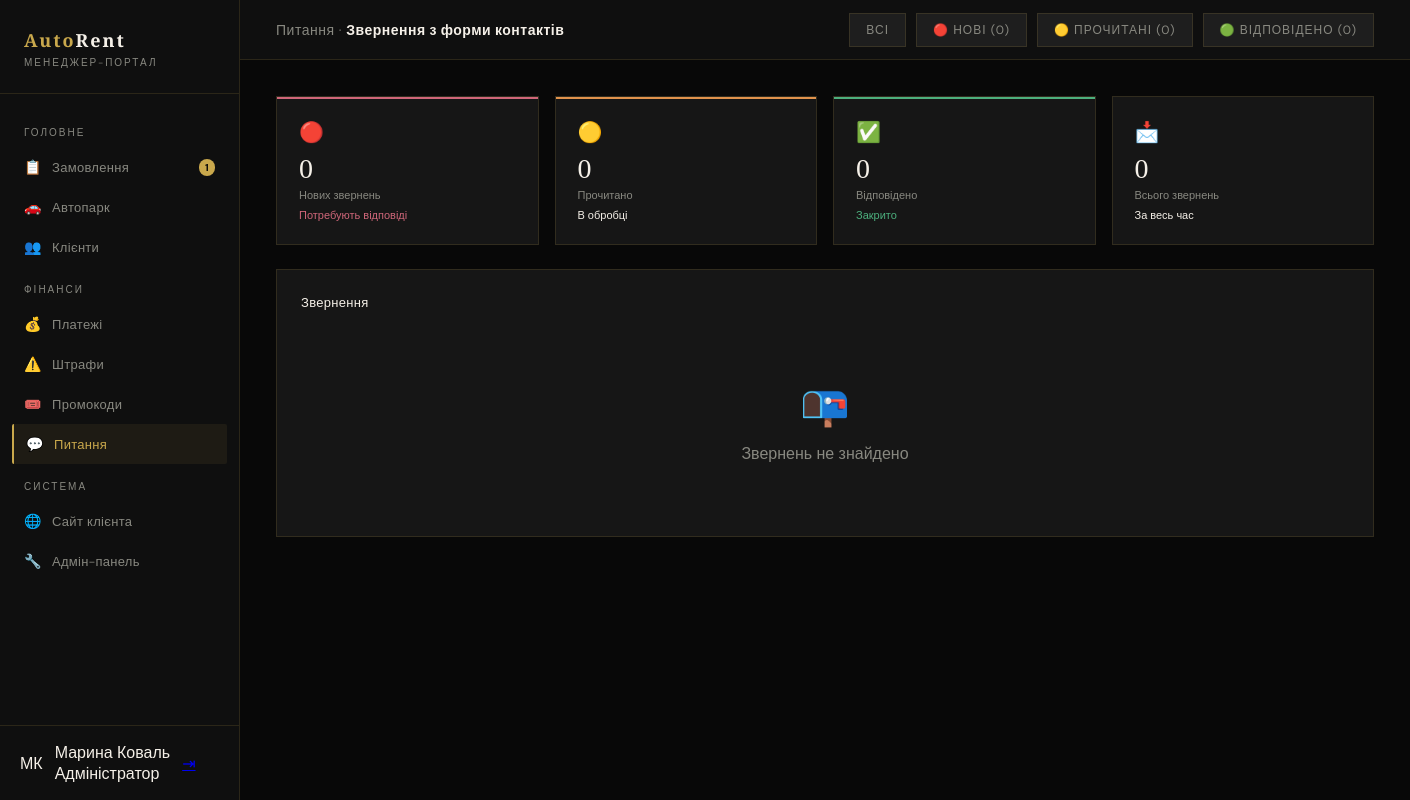
The page /manager/inquiries/ (signed in) on the database as committed earlier.
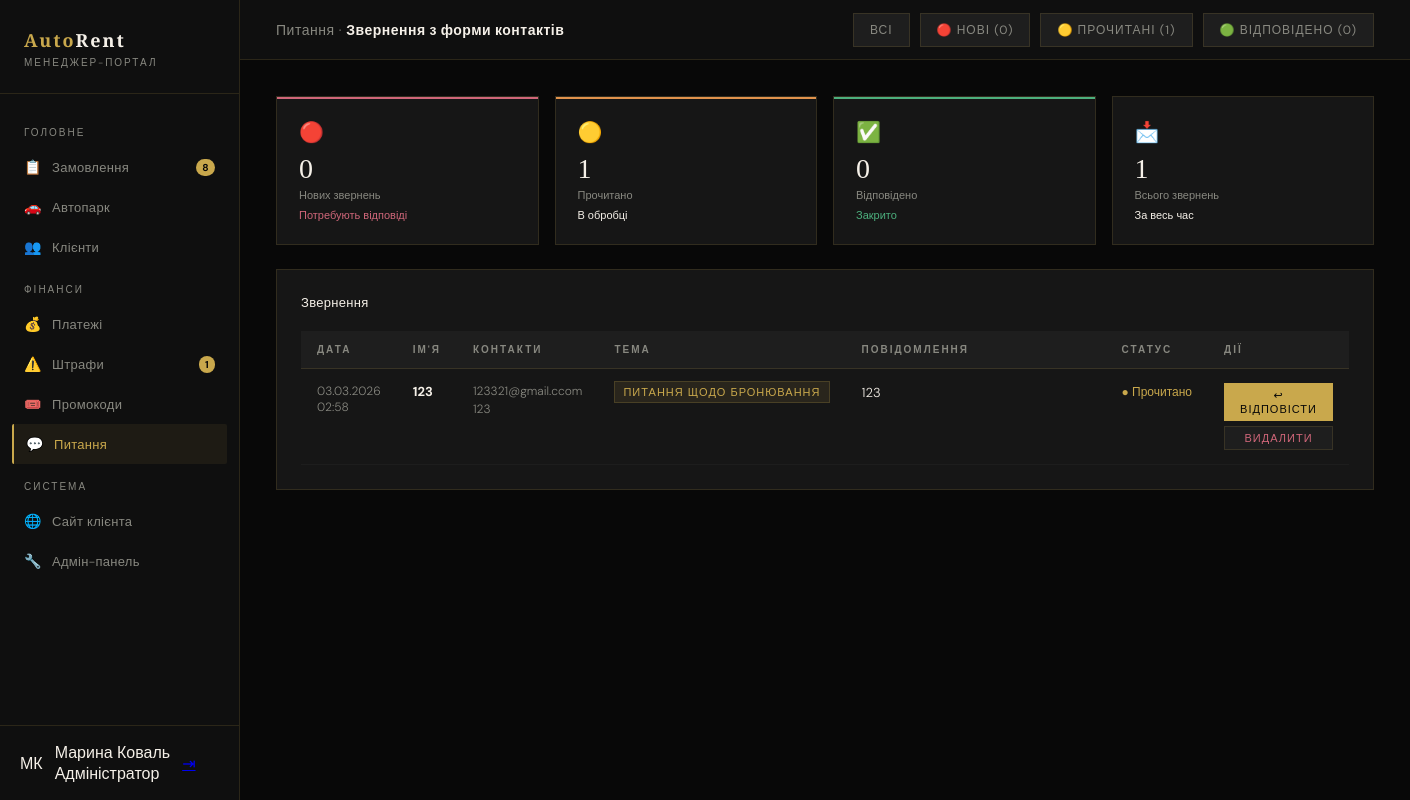
The same page on the database as committed later.
### core/models.py (models this page shows, shortened)
class ContactMessage(models.Model):
    STATUS = [('new','Нове'),('read','Прочитано'),('replied','Відповідено')]
    SUBJECTS = [
        ('booking', 'Питання щодо бронювання'),
        ('conditions', 'Умови прокату'),
        ('support', 'Технічна підтримка'),
        ('corporate', 'Корпоративне співробітництво'),
        ('other', 'Інше'),
    ]
    name       = models.CharField('Ім\'я', max_length=100)
    phone      = models.CharField('Телефон', max_length=30, blank=True)
    email      = models.EmailField('Email')
    subject    = models.CharField('Тема', max_length=20, choices=SUBJECTS, default='other')
    message    = models.TextField('Повідомлення')
    status     = models.CharField('Статус', max_length=10, choices=STATUS, default='new')
    created_at = models.DateTimeField('Дата', auto_now_add=True)
    reply      = models.TextField('Відповідь менеджера', blank=True)
    class Meta:
        verbose_name        = 'Повідомлення з форми'
        verbose_name_plural = 'Повідомлення з форми'
        ordering            = ['-created_at']

### manager_portal/views.py (the view, shortened to what this page needs)
# urls.py: path('inquiries/', views.inquiries, name='manager_inquiries'),
@login_required
@user_passes_test(is_manager)
def inquiries(request):
    status_filter = request.GET.get('status', '')
    qs = ContactMessage.objects.all()
    if status_filter:
        qs = qs.filter(status=status_filter)
    counts = {
        'new':     ContactMessage.objects.filter(status='new').count(),
        'read':    ContactMessage.objects.filter(status='read').count(),
        'replied': ContactMessage.objects.filter(status='replied').count(),
        'total':   ContactMessage.objects.count(),
    }
    return render(request, 'manager/inquiries.html', {'messages_list': qs, 'counts': counts, 'status_filter': status_filter})

### manager_portal/context_processors.py (called while the page is built)
def manager_context(request):
    if not request.user.is_authenticated or not request.user.is_staff:
        return {}
    return {
        'pending_count': Booking.objects.filter(status='pending').count(),
        'unpaid_fines': Fine.objects.filter(status='unpaid').count(),
    }

### manager_portal/views.py (called while the page is built)
def is_manager(user):
    return user.is_authenticated and (user.is_staff or user.is_superuser)

### templates/manager/inquiries.html (shortened to what this page needs)
{% extends 'manager/base_manager.html' %}
{% block main_content %}
<div class="topbar">
  <div class="topbar-title">Питання · <strong>Звернення з форми контактів</strong></div>
  <div style="display:flex;gap:10px;">
    <button class="tb-btn" onclick="window.location='?'">Всі</button>
    <button class="tb-btn{% if status_filter == 'new' %} primary{% endif %}" onclick="window.location='?status=new'">🔴 Нові ({{ counts.new }})</button>
    <button class="tb-btn{% if status_filter == 'read' %} primary{% endif %}" onclick="window.location='?status=read'">🟡 Прочитані ({{ counts.read }})</button>
    <button class="tb-btn{% if status_filter == 'replied' %} primary{% endif %}" onclick="window.location='?status=replied'">🟢 Відповідено ({{ counts.replied }})</button>
  </div>
</div>
<div class="content">
  <div class="kpi-row">
    <div class="kpi-card red">
      <div class="kpi-icon">🔴</div>
      <div class="kpi-val">{{ counts.new }}</div>
      <div class="kpi-label">Нових звернень</div>
      <div class="kpi-delta down">Потребують відповіді</div>
    </div>
    <div class="kpi-card orange">
      <div class="kpi-icon">🟡</div>
      <div class="kpi-val">{{ counts.read }}</div>
      <div class="kpi-label">Прочитано</div>
      <div class="kpi-delta">В обробці</div>
    </div>
    <div class="kpi-card green">
      <div class="kpi-icon">✅</div>
      <div class="kpi-val">{{ counts.replied }}</div>
      <div class="kpi-label">Відповідено</div>
      <div class="kpi-delta up">Закрито</div>
    </div>
    <div class="kpi-card">
      <div class="kpi-icon">📩</div>
      <div class="kpi-val">{{ counts.total }}</div>
      <div class="kpi-label">Всього звернень</div>
      <div class="kpi-delta">За весь час</div>
    </div>
  </div>
  <div class="widget">
    <div class="widget-header">
      <div class="widget-title">Звернення</div>
    </div>
    {% if messages_list %}
    <div class="inq-wrap">
    <table class="inq-table">
      <thead>
        <tr>
          <th>Дата</th>
          <th>Ім'я</th>
          <th>Контакти</th>
          <th>Тема</th>
          <th style="min-width:260px;">Повідомлення</th>
          <th>Статус</th>
          <th>Дії</th>
        </tr>
      </thead>
      <tbody>
        {% for msg in messages_list %}
        <tr class="{% if msg.status == 'new' %}is-new{% elif msg.status == 'replied' %}is-replied{% endif %}">
          <td style="white-space:nowrap;font-size:12px;">{{ msg.created_at|date:"d.m.Y" }}<br><span style="color:var(--gray);">{{ msg.created_at|date:"H:i" }}</span></td>
          <td><strong style="color:var(--white);">{{ msg.name }}</strong></td>
          <td style="font-size:12px;">
            <div>{{ msg.email }}</div>
            {% if msg.phone %}<div style="color:var(--gray);margin-top:2px;">{{ msg.phone }}</div>{% endif %}
          </td>
          <td><span class="inq-subject">{{ msg.get_subject_display }}</span></td>
          <td>
            <div class="inq-msg">{{ msg.message }}</div>
          </td>
          <td>
            {% if msg.status == 'new' %}<span class="st-new">● Нове</span>
            {% elif msg.status == 'read' %}<span class="st-read">● Прочитано</span>
            {% else %}<span class="st-replied">● Відповідено</span>{% endif %}
          </td>
          <td>
            <div class="act-col">
              <button class="tb-btn primary" style="font-size:11px;padding:4px 10px;"
                onclick="openReply({{ msg.pk }}, '{{ msg.name|escapejs }}', '{{ msg.email|escapejs }}')">
                ↩ Відповісти
              </button>
              <form method="post" style="margin:0;" onsubmit="return confirm('Видалити?')">
                <button type="submit" class="tb-btn" style="font-size:11px;padding:4px 10px;color:#cf6679;width:100%;">Видалити</button>
              </form>
            </div>
          </td>
        </tr>
        {% endfor %}
      </tbody>
    </table>
    </div>
    {% else %}
    <div style="padding:48px;text-align:center;color:var(--gray);">
      <div style="font-size:40px;margin-bottom:12px;">📭</div>
      <div>Звернень не знайдено</div>
    </div>
    {% endif %}
  </div>
</div>
{% endblock %}

### templates/manager/base_manager.html (shortened to what this page needs)
{% load static %}<!DOCTYPE html>
<html lang="uk">
<head>
<link rel="stylesheet" href="{% static 'css/manager.css' %}?v=3">
</head>
<body>
<aside class="sidebar">
  <div class="sidebar-logo">
    <div class="logo-mark">Auto<span>Rent</span></div>
    <div class="logo-sub">Менеджер-портал</div>
  </div>
  <nav class="sidebar-nav">
    <div class="nav-section-label">Головне</div>
    <a class="nav-item {% if 'booking' in request.resolver_match.url_name|default:'' %}active{% endif %}" href="{% url 'manager_bookings' %}">
      <span class="nav-icon">📋</span> Замовлення
      {% if pending_count %}<span class="nav-badge">{{ pending_count }}</span>{% endif %}
    </a>
    <a class="nav-item {% if request.resolver_match.url_name in 'manager_cars,manager_car_edit,manager_car_add' %}active{% endif %}" href="{% url 'manager_cars' %}">
      <span class="nav-icon">🚗</span> Автопарк
    </a>
    <a class="nav-item {% if 'client' in request.resolver_match.url_name|default:'' %}active{% endif %}" href="{% url 'manager_clients' %}">
      <span class="nav-icon">👥</span> Клієнти
    </a>
    <div class="nav-section-label">Фінанси</div>
    <a class="nav-item {% if request.resolver_match.url_name == 'manager_payments' %}active{% endif %}" href="{% url 'manager_payments' %}">
      <span class="nav-icon">💰</span> Платежі
    </a>
    <a class="nav-item {% if 'fine' in request.resolver_match.url_name|default:'' %}active{% endif %}" href="{% url 'manager_fines' %}">
      <span class="nav-icon">⚠️</span> Штрафи
      {% if unpaid_fines %}<span class="nav-badge">{{ unpaid_fines }}</span>{% endif %}
    </a>
    <a class="nav-item {% if request.resolver_match.url_name == 'manager_promos' %}active{% endif %}" href="{% url 'manager_promos' %}">
      <span class="nav-icon">🎟️</span> Промокоди
    </a>
    <a class="nav-item {% if request.resolver_match.url_name == 'manager_inquiries' %}active{% endif %}" href="{% url 'manager_inquiries' %}">
      <span class="nav-icon">💬</span> Питання
    </a>
    <div class="nav-section-label">Система</div>
    <a class="nav-item" href="{% url 'index' %}">
      <span class="nav-icon">🌐</span> Сайт клієнта
    </a>
    <a class="nav-item" href="/admin/">
      <span class="nav-icon">🔧</span> Адмін-панель
    </a>
  </nav>
  <div class="sidebar-user">
    <div class="user-avatar">{{ user.first_name|first|upper }}{{ user.last_name|first|upper }}</div>
    <div>
      <div class="user-name">{{ user.get_full_name|default:user.username }}</div>
      <div class="user-role">{% if user.is_superuser %}Адміністратор{% else %}Менеджер{% endif %}</div>
    </div>
    <a href="{% url 'logout' %}" class="user-logout" title="Вийти">⇥</a>
  </div>
</aside>
<div class="main-content">
  {% block main_content %}{% endblock %}
</div>
</body>
</html>

Rows that differ between the two databases and show on the page:
added ContactMessage: created_at "03.03.2026", created_at "02:58", name "123", email "123321@gmail.ccom", phone "123", subject "ПИТАННЯ ЩОДО БРОНЮВАННЯ", message "123", status "● Прочитано"
Other text that changed with them:
{{ pending_count }}: "1" → "8"
{{ unpaid_fines }}: (not shown) → "1"
{{ counts.read }}: "0" → "1"
{{ counts.total }}: "0" → "1"
text no longer shown: "📭 Звернень не знайдено"
text now shown: "ДАТА ІМ'Я КОНТАКТИ ТЕМА ПОВІДОМЛЕННЯ СТАТУС ДІЇ"
